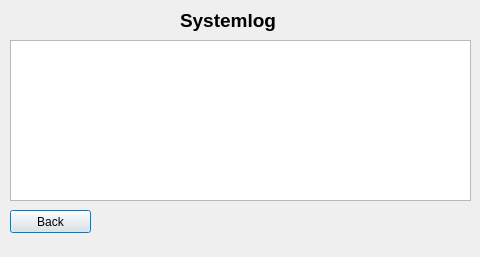
<?xml version="1.0" encoding="UTF-8"?>
<ui version="4.0">
 <class>dialoge_systemlog</class>
 <widget class="QDialog" name="dialoge_systemlog">
  <property name="geometry">
   <rect>
    <x>0</x>
    <y>0</y>
    <width>480</width>
    <height>257</height>
   </rect>
  </property>
  <property name="maximumSize">
   <size>
    <width>480</width>
    <height>257</height>
   </size>
  </property>
  <property name="windowTitle">
   <string>Dialog</string>
  </property>
  <widget class="QPushButton" name="btn_back">
   <property name="geometry">
    <rect>
     <x>10</x>
     <y>210</y>
     <width>81</width>
     <height>23</height>
    </rect>
   </property>
   <property name="text">
    <string>Back</string>
   </property>
  </widget>
  <widget class="QLabel" name="label_3">
   <property name="geometry">
    <rect>
     <x>180</x>
     <y>10</y>
     <width>111</width>
     <height>21</height>
    </rect>
   </property>
   <property name="font">
    <font>
     <pointsize>14</pointsize>
     <weight>75</weight>
     <bold>true</bold>
    </font>
   </property>
   <property name="text">
    <string>Systemlog</string>
   </property>
  </widget>
  <widget class="QTextEdit" name="textEdit">
   <property name="geometry">
    <rect>
     <x>10</x>
     <y>40</y>
     <width>461</width>
     <height>161</height>
    </rect>
   </property>
  </widget>
 </widget>
 <resources/>
 <connections/>
</ui>
